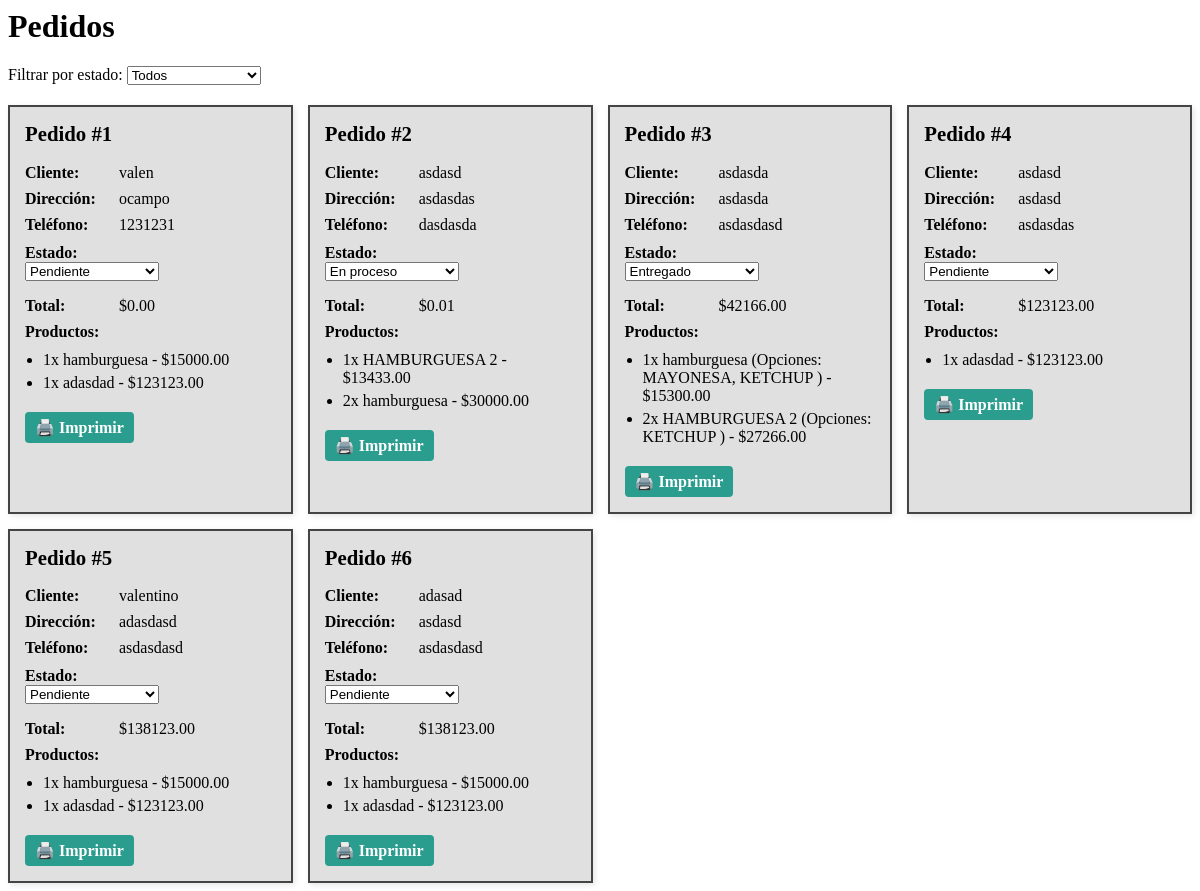
The app's page /panel/pedidos/, older data.
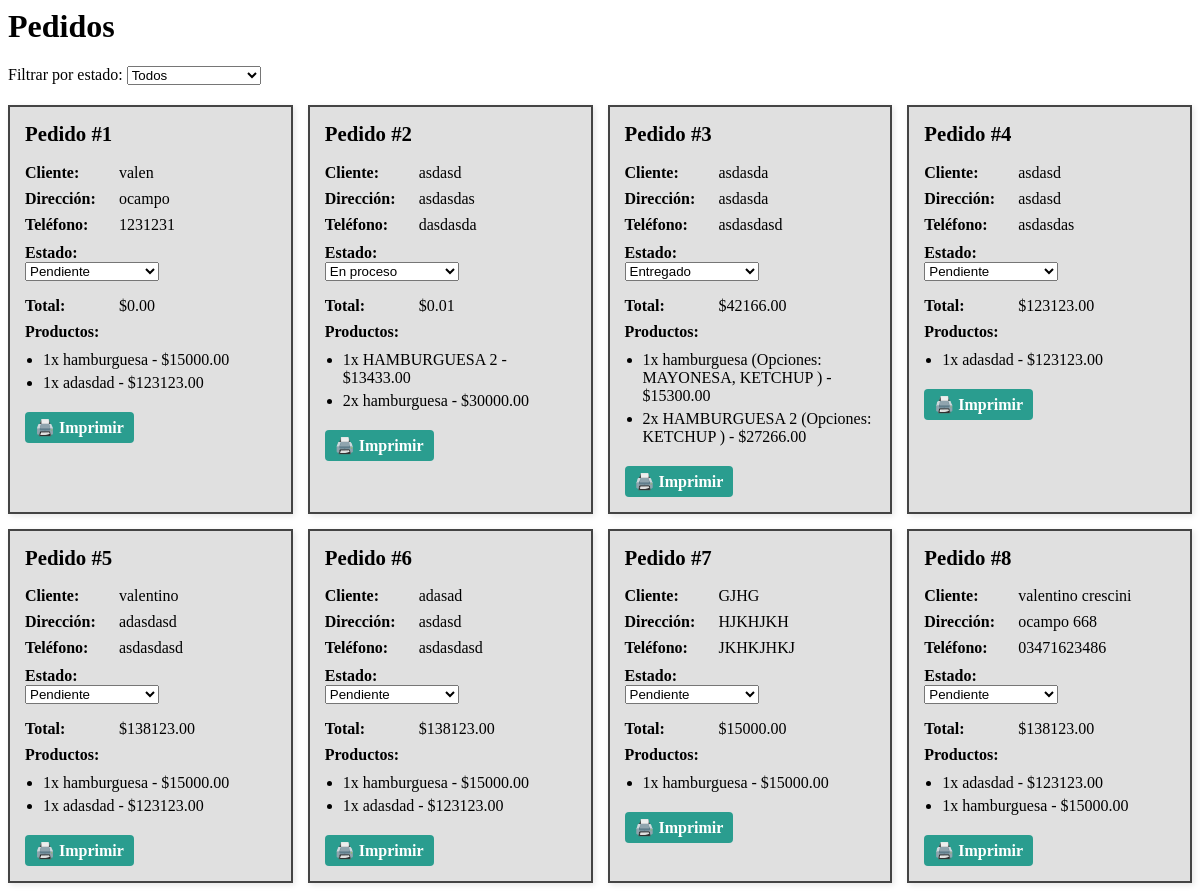
The same page, newer data.
### mi_app/models.py (models this page shows, shortened)
class Pedido(models.Model):
    ESTADOS = [
        ('pendiente', 'Pendiente'),
        ('proceso', 'En proceso'),
        ('listo', 'Listo para entregar'),
        ('entregado', 'Entregado'),
        ('cancelado', 'Cancelado'),
    ]
    cliente_nombre = models.CharField(max_length=100)
    cliente_direccion = models.CharField(max_length=200)
    cliente_telefono = models.CharField(max_length=20, blank=True)
    total = models.DecimalField(max_digits=10, decimal_places=2, default=0)
    estado = models.CharField(max_length=20, choices=ESTADOS, default='pendiente')
    fecha_creacion = models.DateTimeField(auto_now_add=True)

class PedidoProducto(models.Model):
    pedido = models.ForeignKey(Pedido, on_delete=models.CASCADE, related_name='items')
    producto = models.ForeignKey(Producto, on_delete=models.CASCADE)
    cantidad = models.PositiveIntegerField(default=1)
    opciones_seleccionadas = models.ManyToManyField(PersonalizacionOpcion, blank=True)
    def subtotal(self):
        subtotal_base = self.producto.precio * self.cantidad
        extras = sum([op.precio_extra for op in self.opciones_seleccionadas.all()])
        return subtotal_base + (extras * self.cantidad)

class Producto(models.Model):
    nombre = models.CharField(max_length=100)
    descripcion = models.TextField(blank=True)
    precio = models.DecimalField(max_digits=8, decimal_places=2)
    categoria = models.CharField(max_length=50)
    disponible = models.BooleanField(default=True)
    personalizable = models.BooleanField(default=False)
    campos_personalizacion = models.ManyToManyField('PersonalizacionCampo', blank=True, related_name='productos')

class PersonalizacionOpcion(models.Model):
    campo = models.ForeignKey(PersonalizacionCampo, on_delete=models.CASCADE, related_name='opciones')
    nombre = models.CharField(max_length=100)
    precio_extra = models.DecimalField(max_digits=6, decimal_places=2, default=0)

### mi_app/views.py (the view)
# urls.py: path('panel/pedidos/', views.pedidos_admin, name='pedidos_admin'),
def pedidos_admin(request):
    estado = request.GET.get('estado')
    pedidos = Pedido.objects.all()
    if estado:
        pedidos = pedidos.filter(estado=estado)
    return render(request, 'admin/pedidos_admin.html', {'pedidos': pedidos})

### mi_app/templates/admin/pedidos_admin.html (shortened to what this page needs)
<h1>Pedidos</h1>
<form method="get" style="margin-bottom: 20px;">
  <label for="estado">Filtrar por estado:</label>
  <select id="estado" name="estado" onchange="this.form.submit()">
    <option value="">Todos</option>
  </select>
</form>
<div class="pedidos-grid">
  {% for pedido in pedidos %}
    <div class="pedido-card">
      <h2>Pedido #{{ pedido.id }}</h2>
      <div class="pedido-info"><strong>Cliente:</strong> {{ pedido.cliente_nombre }}</div>
      <div class="pedido-info"><strong>Dirección:</strong> {{ pedido.cliente_direccion }}</div>
      <div class="pedido-info"><strong>Teléfono:</strong> {{ pedido.cliente_telefono }}</div>
      <div class="pedido-estado" style="margin-top: 10px;"><strong>Estado:</strong>
        <form method="post" action="{% url 'cambiar_estado_pedido' pedido.id %}">
          <select name="estado" onchange="this.form.submit()">
            {% for key, label in pedido.ESTADOS %}
              <option value="{{ key }}" {% if pedido.estado == key %}selected{% endif %}>{{ label }}</option>
            {% endfor %}
          </select>
        </form>
      </div>
      <div class="pedido-info"><strong>Total:</strong> ${{ pedido.total }}</div>
      <div class="pedido-info"><strong>Productos:</strong></div>
      <ul class="productos-list">
        {% for item in pedido.items.all %}
          <li>
            {{ item.cantidad }}x {{ item.producto.nombre }}
            {% if item.opciones_seleccionadas.all %}
              (Opciones:
              {% for op in item.opciones_seleccionadas.all %}
                {{ op.nombre }}{% if not forloop.last %}, {% endif %}
              {% endfor %}
              )
            {% endif %}
            - ${{ item.subtotal|floatformat:2 }}
          </li>
        {% endfor %}
      </ul>
      <div class="pedido-actions">
        <a href="{% url 'imprimir_pedido' pedido.id %}" target="_blank">🖨️ Imprimir</a>
      </div>
    </div>
  {% empty %}
    <p>No hay pedidos para mostrar.</p>
  {% endfor %}
</div>

### mi_app/templates/admin/pedidos_admin.html (style rules this page uses)
.pedidos-grid { display: grid; grid-template-columns: repeat(auto-fill, minmax(280px, 1fr)); gap: 15px; }
.pedido-card { border: 2px solid #444; border-radius: 0px; padding: 15px; background:rgb(224, 224, 224); box-shadow: 2px 2px 6px rgba(0,0,0,0.1); }
.pedido-card h2 { margin-top: 0; font-size: 1.3rem; }
.pedido-info { margin: 8px 0; }
.pedido-info strong { display: inline-block; width: 90px; }
.pedido-actions a { display: inline-block; margin-top: 10px; padding: 6px 10px; background: #2a9d8f; color: white; text-decoration: none; border-radius: 4px; font-weight: bold; }
.productos-list { margin: 10px 0; padding-left: 18px; }
.productos-list li { margin-bottom: 5px; }

Row changes from the older to the newer data that the page shows:
added Pedido: id "7", cliente_nombre "GJHG", cliente_direccion "HJKHJKH", cliente_telefono "JKHKJHKJ", estado "Pendiente", total "15000.00"
added PedidoProducto: cantidad "1", producto.nombre "hamburguesa", subtotal "15000.00", shown under "7"
added Pedido: id "8", cliente_nombre "valentino crescini", cliente_direccion "ocampo 668", cliente_telefono "03471623486", estado "Pendiente", total "138123.00"
added PedidoProducto: cantidad "1", producto.nombre "adasdad", subtotal "123123.00", shown under "8"
added PedidoProducto: cantidad "1", producto.nombre "hamburguesa", subtotal "15000.00", shown under "8"
